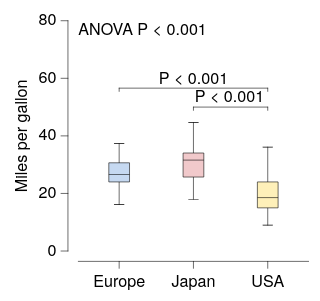

Here is the Vega-Lite specification saved for this chart:
### Vega-Lite specification from a JSON file in a GitHub repository (floating-point values rounded to 4 significant figures; data arrays with more than 128 entries replaced by an {"elided": "..."} marker saying what was removed)
{"background": null, "config": {"arc": {"fill": "#DBDBDB", "fillOpacity": 1.0, "innerRadius": 25.0, "padAngle": 0.03, "stroke": "black", "strokeOpacity": 1, "strokeWidth": 0.25}, "area": {"fill": "#DBDBDB", "fillOpacity": 1.0, "stroke": "black", "strokeOpacity": 1, "strokeWidth": 0.25}, "axis": {"domain": true, "domainCap": "round", "domainColor": "black", "domainWidth": 0.25, "grid": false, "gridCap": "round", "gridColor": "#F1F1F1", "gridDash": [0, 0], "gridOpacity": 1.0, "gridWidth": 0.25, "labelColor": "black", "labelFont": "Helvetica Neue", "labelFontSize": 7, "labelFontStyle": "normal", "labelFontWeight": 400, "offset": 4.5, "ticks": true, "tickCap": "round", "tickColor": "black", "tickRound": false, "tickSize": 3, "tickWidth": 0.25, "titleColor": "black", "titleFont": "Helvetica Neue", "titleFontSize": 7, "titleFontStyle": "normal", "titleFontWeight": 400}, "axisX": {"domain": true, "labelAlign": "center", "labelAngle": 0, "labels": true, "ticks": true, "translate": 0}, "axisY": {"domain": true, "labelAlign": "right", "labelAngle": 0, "labels": true, "ticks": true, "translate": 0}, "axisRight": {"domain": true, "labelAlign": "left", "labelAngle": 0, "labels": true, "ticks": true, "translate": 0}, "axisTop": {"domain": true, "labelAlign": "center", "labelAngle": 0, "labels": true, "ticks": true, "translate": 0}, "axisBand": {"tickOffset": 0}, "bar": {"fill": "#DBDBDB", "fillOpacity": 1.0, "stroke": "black", "strokeOpacity": 1, "strokeWidth": 0.25}, "boxplot": {"size": 9.0, "ticks": {"cornerRadius": 0.25, "fill": "black", "size": 4.5, "thickness": 0.25}, "box": {"fillOpacity": 1.0, "stroke": "black", "strokeOpacity": 1, "strokeWidth": 0.25}, "median": {"fill": "black", "fillOpacity": 1.0, "size": 9.0, "thickness": 0.25}, "rule": {"fill": "black", "fillOpacity": 1.0, "size": 10.0, "stroke": "black", "strokeDash": [0, 0], "strokeOpacity": 1, "strokeWidth": 0.25}, "outliers": {"color": "black", "fill": "black", "fillOpacity": 1.0, "size": 0, "stroke": "black", "strokeOpacity": 1, "strokeWidth": 0.25}}, "circle": {"fill": "black", "fillOpacity": 1.0, "size": 0.5, "stroke": null, "strokeOpacity": 1, "strokeWidth": 0.25}, "errorband": {"band": {"fillOpacity": 0.6, "stroke": null, "strokeWidth": 0.25, "strokeOpacity": 1}, "borders": {"opacity": 0, "strokeOpacity": 0.25, "strokeWidth": 1}}, "errorbar": {"opacity": 1, "rule": {"strokeDash": [0, 0], "strokeWidth": 0.25}, "ticks": {"color": "black", "cornerRadius": 0.125, "opacity": 1, "size": 6.0, "thickness": 0.25}, "thickness": 0.25}, "font": "Helvetica Neue", "geoshape": {"fill": "#DBDBDB", "fillOpacity": 1.0, "stroke": "black", "strokeOpacity": 1, "strokeWidth": 0.25}, "header": {"labelColor": "black", "labelFont": "Helvetica Neue", "labelFontSize": 7, "labelFontStyle": "normal", "labelFontWeight": 400, "titleColor": "black", "titleFont": "Helvetica Neue", "titleFontSize": 7, "titleFontStyle": "normal", "titleFontWeight": 400, "titlePadding": 0}, "legend": {"disable": false, "offset": 4.5, "titlePadding": 4, "labelOffset": 2, "gradientLabelOffset": 2, "gradientLength": 50.0, "gradientThickness": 5.0, "gradientOpacity": 1.0, "gradientStrokeColor": "black", "gradientStrokeWidth": 0.25, "labelColor": "black", "labelFont": "Helvetica Neue", "labelFontSize": 7, "labelFontStyle": "normal", "labelFontWeight": 400, "strokeColor": "black", "strokeWidth": 0, "symbolSize": 42, "symbolStrokeColor": "black", "symbolStrokeWidth": 0.25, "titleColor": "black", "titleFont": "Helvetica Neue", "titleFontSize": 7, "titleFontStyle": "normal", "titleFontWeight": 400}, "line": {"color": "black", "stroke": "black", "strokeCap": "round", "strokeDash": [0, 0], "strokeOpacity": 1, "strokeWidth": 0.375}, "point": {"filled": true, "fill": "#DBDBDB", "fillOpacity": 1.0, "size": 5.0, "stroke": "black", "strokeOpacity": 1, "strokeWidth": 0.25}, "range": {"category": ["#C6D9F1", "#F1C9CB", "#FEF0B9", "#CEE37A", "#7AA8E0", "#E589A3", "#FDDD5D", "#68B961", "#4177B1", "#C35082", "#E5C227", "#438156"], "diverging": {"scheme": ["#C35082", "#CE6D94", "#D989A7", "#E2A4BA", "#EABFCE", "#F1DBE2", "#F6F6F6", "#D7E0EB", "#B9CBE0", "#9BB6D5", "#7DA1C9", "#5F8CBD", "#4177B1"]}, "heatmap": {"scheme": ["#130010", "#27022E", "#370453", "#3D1E76", "#3A3B92", "#2E57AA", "#1374BA", "#1A90BE", "#20ABC1", "#27C6C1", "#48DEB3", "#91EE9F"]}, "ordinal": {"scheme": ["#F1F1F1", "#DBDBDB", "#C6C6C6", "#B2B2B2", "#9D9D9D", "#898989", "#767676", "#636363", "#515151", "#404040", "#2F2F2F", "#1F1F1F"]}, "ramp": {"scheme": ["#130010", "#27022E", "#370453", "#3D1E76", "#3A3B92", "#2E57AA", "#1374BA", "#1A90BE", "#20ABC1", "#27C6C1", "#48DEB3", "#91EE9F"]}}, "rule": {"color": "black", "stroke": "black", "strokeCap": "round", "strokeDash": [2, 2], "strokeOpacity": 1, "strokeWidth": 0.25}, "scale": {"bandPaddingInner": 0.1, "bandPaddingOuter": 0.1, "round": false}, "rect": {"fill": "#DBDBDB", "fillOpacity": 1.0, "stroke": "black", "strokeOpacity": 1, "strokeWidth": 0.25}, "square": {"fill": "#DBDBDB", "fillOpacity": 1.0, "size": 10.0, "stroke": "black", "strokeOpacity": 1, "strokeWidth": 0.25}, "text": {"color": "black", "font": "Helvetica Neue", "fontSize": 7, "fontStyle": "normal", "fontWeight": 400}, "title": {"anchor": "middle", "frame": "group", "color": "black", "font": "Helvetica Neue", "fontSize": 7, "fontStyle": "normal", "fontWeight": 400, "subtitleColor": "black", "subtitleFont": "Helvetica Neue", "subtitleFontSize": "Helvetica Neue", "subtitleFontStyle": "normal", "subtitleFontWeight": 400}, "view": {"continuousWidth": 100, "continuousHeight": 100, "discreteWidth": 100, "discreteHeight": 100, "fill": null, "stroke": null, "strokeWidth": 0.25}}, "layer": [{"data": {"name": "data-84942684f44a0939f6e50b33ec91a880"}, "mark": {"type": "boxplot"}, "encoding": {"color": {"field": "Origin", "legend": null, "type": "nominal"}, "x": {"field": "Origin", "sort": ["Europe", "Japan", "USA"], "title": null, "type": "nominal"}, "y": {"field": "Miles_per_Gallon", "scale": {"domain": [0, 75]}, "title": "Miles per gallon", "type": "quantitative"}}}, {"layer": [{"data": {"values": [{"__dysonsphere__": 1}]}, "mark": {"type": "text", "align": "left", "angle": 0, "baseline": "top", "dx": 0, "dy": 0, "fontSize": 7, "opacity": 1.0}, "encoding": {"text": {"value": "ANOVA P < 0.001"}, "x": {"value": 0}, "y": {"value": 0}}}, {"layer": [{"data": {"values": [{"x": "Europe", "x2": "USA", "y": 56.58, "__dysonsphere__": 1}]}, "mark": {"type": "rule", "strokeCap": "round", "strokeDash": [0, 0], "strokeWidth": 0.25}, "encoding": {"x": {"field": "x", "type": "nominal"}, "x2": {"field": "x2"}, "y": {"field": "y", "type": "quantitative"}}}, {"data": {"values": [{"x": "Europe", "y": 56.58, "y2": 55.45, "__dysonsphere__": 1}]}, "mark": {"type": "rule", "strokeCap": "round", "strokeDash": [0, 0], "strokeWidth": 0.25}, "encoding": {"x": {"field": "x", "type": "nominal"}, "y": {"field": "y", "type": "quantitative"}, "y2": {"field": "y2"}}}, {"data": {"values": [{"x": "USA", "y": 56.58, "y2": 55.45, "__dysonsphere__": 1}]}, "mark": {"type": "rule", "strokeCap": "round", "strokeDash": [0, 0], "strokeWidth": 0.25}, "encoding": {"x": {"field": "x", "type": "nominal"}, "y": {"field": "y", "type": "quantitative"}, "y2": {"field": "y2"}}}, {"data": {"values": [{"y": 56.58, "label": "P < 0.001", "__dysonsphere__": 1}]}, "mark": {"type": "text", "align": "center", "dy": -4, "fontSize": 7}, "encoding": {"text": {"field": "label", "type": "nominal"}, "x": {"value": 50.0}, "y": {"field": "y", "type": "quantitative"}}}]}, {"layer": [{"data": {"values": [{"x": "Japan", "x2": "USA", "y": 50.0, "__dysonsphere__": 1}]}, "mark": {"type": "rule", "strokeCap": "round", "strokeDash": [0, 0], "strokeWidth": 0.25}, "encoding": {"x": {"field": "x", "type": "nominal"}, "x2": {"field": "x2"}, "y": {"field": "y", "type": "quantitative"}}}, {"data": {"values": [{"x": "Japan", "y": 50.0, "y2": 48.87, "__dysonsphere__": 1}]}, "mark": {"type": "rule", "strokeCap": "round", "strokeDash": [0, 0], "strokeWidth": 0.25}, "encoding": {"x": {"field": "x", "type": "nominal"}, "y": {"field": "y", "type": "quantitative"}, "y2": {"field": "y2"}}}, {"data": {"values": [{"x": "USA", "y": 50.0, "y2": 48.87, "__dysonsphere__": 1}]}, "mark": {"type": "rule", "strokeCap": "round", "strokeDash": [0, 0], "strokeWidth": 0.25}, "encoding": {"x": {"field": "x", "type": "nominal"}, "y": {"field": "y", "type": "quantitative"}, "y2": {"field": "y2"}}}, {"data": {"values": [{"y": 50.0, "label": "P < 0.001", "__dysonsphere__": 1}]}, "mark": {"type": "text", "align": "center", "dy": -4, "fontSize": 7}, "encoding": {"text": {"field": "label", "type": "nominal"}, "x": {"value": 65.62}, "y": {"field": "y", "type": "quantitative"}}}]}], "name": "__dysonsphere_a9b257f8a1ec4766_1"}], "$schema": "https://vega.github.io/schema/vega-lite/v6.4.1.json", "datasets": {"data-84942684f44a0939f6e50b33ec91a880": {"elided": "398 records"}}}
